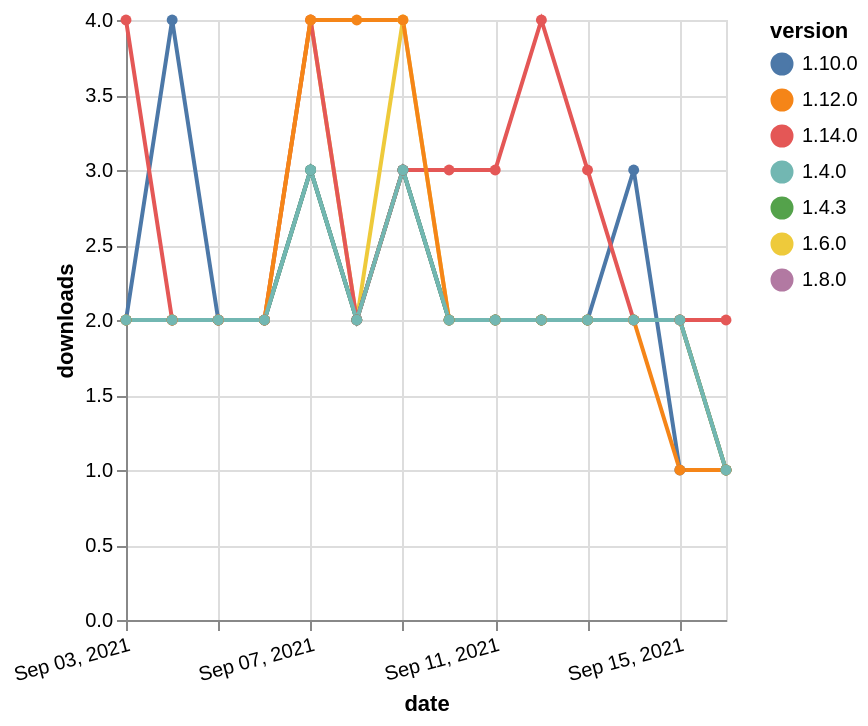

The Vega-Lite source for this figure:
### Vega-Lite specification from a JSON file in a GitHub repository (floating-point values rounded to 4 significant figures)
{"$schema": "https://vega.github.io/schema/vega-lite/v5.json", "description": "A simple bar chart with embedded data.", "data": {"values": [{"date": "2021-09-03", "total": 1998, "delta": 2, "version": "1.6.0"}, {"date": "2021-09-04", "total": 2000, "delta": 2, "version": "1.6.0"}, {"date": "2021-09-05", "total": 2002, "delta": 2, "version": "1.6.0"}, {"date": "2021-09-06", "total": 2004, "delta": 2, "version": "1.6.0"}, {"date": "2021-09-07", "total": 2008, "delta": 4, "version": "1.6.0"}, {"date": "2021-09-08", "total": 2010, "delta": 2, "version": "1.6.0"}, {"date": "2021-09-09", "total": 2014, "delta": 4, "version": "1.6.0"}, {"date": "2021-09-10", "total": 2016, "delta": 2, "version": "1.6.0"}, {"date": "2021-09-11", "total": 2018, "delta": 2, "version": "1.6.0"}, {"date": "2021-09-12", "total": 2020, "delta": 2, "version": "1.6.0"}, {"date": "2021-09-13", "total": 2022, "delta": 2, "version": "1.6.0"}, {"date": "2021-09-14", "total": 2024, "delta": 2, "version": "1.6.0"}, {"date": "2021-09-15", "total": 2026, "delta": 2, "version": "1.6.0"}, {"date": "2021-09-16", "total": 2027, "delta": 1, "version": "1.6.0"}, {"date": "2021-09-03", "total": 1538, "delta": 2, "version": "1.8.0"}, {"date": "2021-09-04", "total": 1540, "delta": 2, "version": "1.8.0"}, {"date": "2021-09-05", "total": 1542, "delta": 2, "version": "1.8.0"}, {"date": "2021-09-06", "total": 1544, "delta": 2, "version": "1.8.0"}, {"date": "2021-09-07", "total": 1547, "delta": 3, "version": "1.8.0"}, {"date": "2021-09-08", "total": 1549, "delta": 2, "version": "1.8.0"}, {"date": "2021-09-09", "total": 1552, "delta": 3, "version": "1.8.0"}, {"date": "2021-09-10", "total": 1554, "delta": 2, "version": "1.8.0"}, {"date": "2021-09-11", "total": 1556, "delta": 2, "version": "1.8.0"}, {"date": "2021-09-12", "total": 1558, "delta": 2, "version": "1.8.0"}, {"date": "2021-09-13", "total": 1560, "delta": 2, "version": "1.8.0"}, {"date": "2021-09-14", "total": 1562, "delta": 2, "version": "1.8.0"}, {"date": "2021-09-15", "total": 1564, "delta": 2, "version": "1.8.0"}, {"date": "2021-09-16", "total": 1565, "delta": 1, "version": "1.8.0"}, {"date": "2021-09-03", "total": 992, "delta": 2, "version": "1.10.0"}, {"date": "2021-09-04", "total": 996, "delta": 4, "version": "1.10.0"}, {"date": "2021-09-05", "total": 998, "delta": 2, "version": "1.10.0"}, {"date": "2021-09-06", "total": 1000, "delta": 2, "version": "1.10.0"}, {"date": "2021-09-07", "total": 1003, "delta": 3, "version": "1.10.0"}, {"date": "2021-09-08", "total": 1005, "delta": 2, "version": "1.10.0"}, {"date": "2021-09-09", "total": 1008, "delta": 3, "version": "1.10.0"}, {"date": "2021-09-10", "total": 1010, "delta": 2, "version": "1.10.0"}, {"date": "2021-09-11", "total": 1012, "delta": 2, "version": "1.10.0"}, {"date": "2021-09-12", "total": 1014, "delta": 2, "version": "1.10.0"}, {"date": "2021-09-13", "total": 1016, "delta": 2, "version": "1.10.0"}, {"date": "2021-09-14", "total": 1019, "delta": 3, "version": "1.10.0"}, {"date": "2021-09-15", "total": 1020, "delta": 1, "version": "1.10.0"}, {"date": "2021-09-16", "total": 1021, "delta": 1, "version": "1.10.0"}, {"date": "2021-09-03", "total": 1854, "delta": 2, "version": "1.4.3"}, {"date": "2021-09-04", "total": 1856, "delta": 2, "version": "1.4.3"}, {"date": "2021-09-05", "total": 1858, "delta": 2, "version": "1.4.3"}, {"date": "2021-09-06", "total": 1860, "delta": 2, "version": "1.4.3"}, {"date": "2021-09-07", "total": 1863, "delta": 3, "version": "1.4.3"}, {"date": "2021-09-08", "total": 1865, "delta": 2, "version": "1.4.3"}, {"date": "2021-09-09", "total": 1868, "delta": 3, "version": "1.4.3"}, {"date": "2021-09-10", "total": 1870, "delta": 2, "version": "1.4.3"}, {"date": "2021-09-11", "total": 1872, "delta": 2, "version": "1.4.3"}, {"date": "2021-09-12", "total": 1874, "delta": 2, "version": "1.4.3"}, {"date": "2021-09-13", "total": 1876, "delta": 2, "version": "1.4.3"}, {"date": "2021-09-14", "total": 1878, "delta": 2, "version": "1.4.3"}, {"date": "2021-09-15", "total": 1880, "delta": 2, "version": "1.4.3"}, {"date": "2021-09-16", "total": 1881, "delta": 1, "version": "1.4.3"}, {"date": "2021-09-03", "total": 233, "delta": 4, "version": "1.14.0"}, {"date": "2021-09-04", "total": 235, "delta": 2, "version": "1.14.0"}, {"date": "2021-09-05", "total": 237, "delta": 2, "version": "1.14.0"}, {"date": "2021-09-06", "total": 239, "delta": 2, "version": "1.14.0"}, {"date": "2021-09-07", "total": 243, "delta": 4, "version": "1.14.0"}, {"date": "2021-09-08", "total": 245, "delta": 2, "version": "1.14.0"}, {"date": "2021-09-09", "total": 248, "delta": 3, "version": "1.14.0"}, {"date": "2021-09-10", "total": 251, "delta": 3, "version": "1.14.0"}, {"date": "2021-09-11", "total": 254, "delta": 3, "version": "1.14.0"}, {"date": "2021-09-12", "total": 258, "delta": 4, "version": "1.14.0"}, {"date": "2021-09-13", "total": 261, "delta": 3, "version": "1.14.0"}, {"date": "2021-09-14", "total": 263, "delta": 2, "version": "1.14.0"}, {"date": "2021-09-15", "total": 265, "delta": 2, "version": "1.14.0"}, {"date": "2021-09-16", "total": 267, "delta": 2, "version": "1.14.0"}, {"date": "2021-09-03", "total": 728, "delta": 2, "version": "1.12.0"}, {"date": "2021-09-04", "total": 730, "delta": 2, "version": "1.12.0"}, {"date": "2021-09-05", "total": 732, "delta": 2, "version": "1.12.0"}, {"date": "2021-09-06", "total": 734, "delta": 2, "version": "1.12.0"}, {"date": "2021-09-07", "total": 738, "delta": 4, "version": "1.12.0"}, {"date": "2021-09-08", "total": 742, "delta": 4, "version": "1.12.0"}, {"date": "2021-09-09", "total": 746, "delta": 4, "version": "1.12.0"}, {"date": "2021-09-10", "total": 748, "delta": 2, "version": "1.12.0"}, {"date": "2021-09-11", "total": 750, "delta": 2, "version": "1.12.0"}, {"date": "2021-09-12", "total": 752, "delta": 2, "version": "1.12.0"}, {"date": "2021-09-13", "total": 754, "delta": 2, "version": "1.12.0"}, {"date": "2021-09-14", "total": 756, "delta": 2, "version": "1.12.0"}, {"date": "2021-09-15", "total": 757, "delta": 1, "version": "1.12.0"}, {"date": "2021-09-16", "total": 758, "delta": 1, "version": "1.12.0"}, {"date": "2021-09-03", "total": 2046, "delta": 2, "version": "1.4.0"}, {"date": "2021-09-04", "total": 2048, "delta": 2, "version": "1.4.0"}, {"date": "2021-09-05", "total": 2050, "delta": 2, "version": "1.4.0"}, {"date": "2021-09-06", "total": 2052, "delta": 2, "version": "1.4.0"}, {"date": "2021-09-07", "total": 2055, "delta": 3, "version": "1.4.0"}, {"date": "2021-09-08", "total": 2057, "delta": 2, "version": "1.4.0"}, {"date": "2021-09-09", "total": 2060, "delta": 3, "version": "1.4.0"}, {"date": "2021-09-10", "total": 2062, "delta": 2, "version": "1.4.0"}, {"date": "2021-09-11", "total": 2064, "delta": 2, "version": "1.4.0"}, {"date": "2021-09-12", "total": 2066, "delta": 2, "version": "1.4.0"}, {"date": "2021-09-13", "total": 2068, "delta": 2, "version": "1.4.0"}, {"date": "2021-09-14", "total": 2070, "delta": 2, "version": "1.4.0"}, {"date": "2021-09-15", "total": 2072, "delta": 2, "version": "1.4.0"}, {"date": "2021-09-16", "total": 2073, "delta": 1, "version": "1.4.0"}]}, "width": "container", "mark": {"type": "line", "point": {"filled": true}}, "encoding": {"x": {"field": "date", "type": "temporal", "timeUnit": "yearmonthdate", "title": "date", "axis": {"labelAngle": -15}}, "y": {"field": "delta", "type": "quantitative", "title": "downloads"}, "color": {"field": "version", "type": "nominal"}, "tooltip": {"field": "delta"}}}
